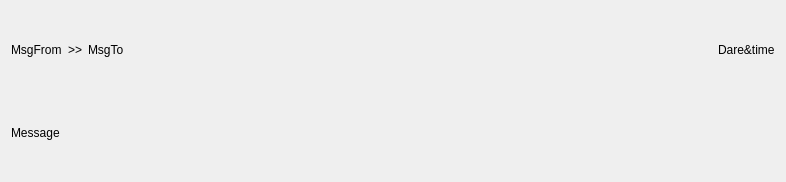
<?xml version="1.0" encoding="UTF-8"?>
<ui version="4.0">
 <class>PerMsgForm</class>
 <widget class="QWidget" name="PerMsgForm">
  <property name="geometry">
   <rect>
    <x>0</x>
    <y>0</y>
    <width>786</width>
    <height>182</height>
   </rect>
  </property>
  <property name="windowTitle">
   <string>Form</string>
  </property>
  <layout class="QVBoxLayout" name="verticalLayout">
   <item>
    <layout class="QHBoxLayout" name="horizontalLayout">
     <item>
      <widget class="QLabel" name="lblFrom">
       <property name="text">
        <string>MsgFrom</string>
       </property>
      </widget>
     </item>
     <item>
      <widget class="QLabel" name="label">
       <property name="text">
        <string>&gt;&gt;</string>
       </property>
      </widget>
     </item>
     <item>
      <widget class="QLabel" name="lblTo">
       <property name="text">
        <string>MsgTo</string>
       </property>
      </widget>
     </item>
     <item>
      <spacer name="horizontalSpacer">
       <property name="orientation">
        <enum>Qt::Orientation::Horizontal</enum>
       </property>
       <property name="sizeHint" stdset="0">
        <size>
         <width>40</width>
         <height>20</height>
        </size>
       </property>
      </spacer>
     </item>
     <item>
      <widget class="QLabel" name="lblDate">
       <property name="text">
        <string>Dare&amp;time</string>
       </property>
      </widget>
     </item>
    </layout>
   </item>
   <item>
    <widget class="QLabel" name="lblMessage">
     <property name="text">
      <string>Message</string>
     </property>
    </widget>
   </item>
  </layout>
 </widget>
 <resources/>
 <connections/>
</ui>
